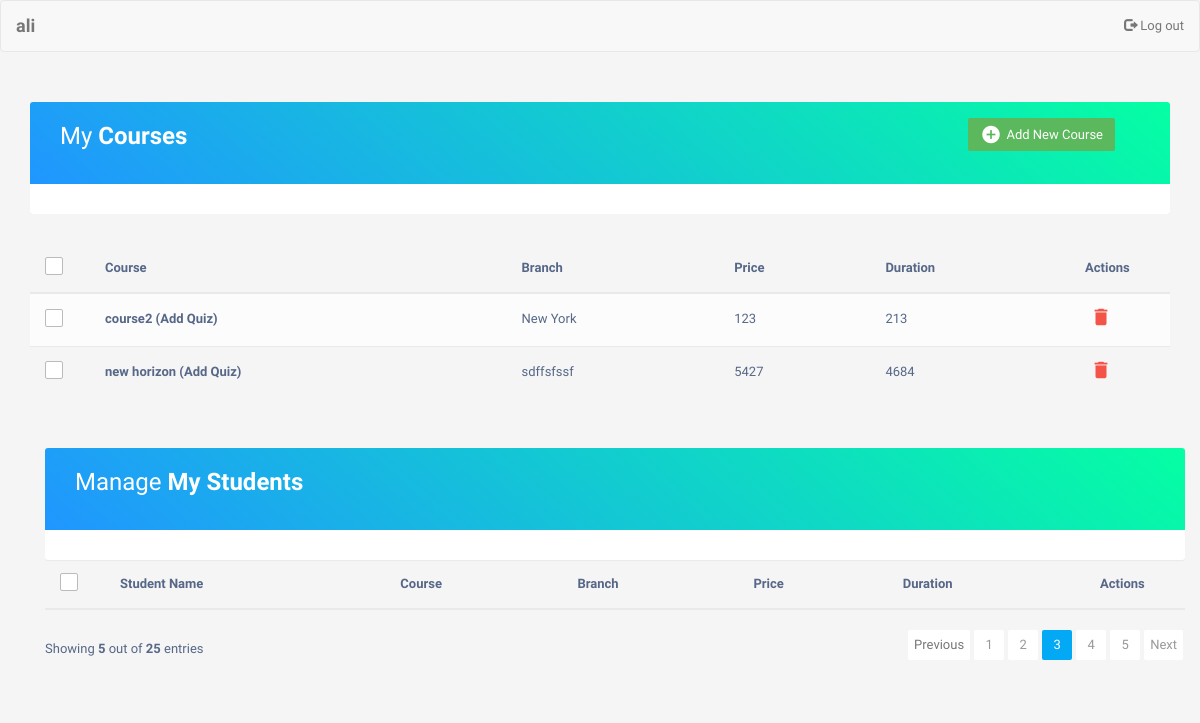
/trainer.php?id=118, run on the app's committed database.
### tables this page shows
CREATE TABLE `trainers` (
  `id` int(11) NOT NULL,
  `tname` varchar(50) NOT NULL,
  `email` varchar(20) DEFAULT NULL,
  `password` varchar(20) DEFAULT NULL,
  `address` varchar(20) DEFAULT NULL,
  `phone` int(20) DEFAULT NULL
);

CREATE TABLE `courses` (
  `id` int(11) NOT NULL,
  `cname` varchar(50) DEFAULT NULL,
  `duration` int(11) DEFAULT NULL,
  `price` int(11) DEFAULT NULL
);

CREATE TABLE `branches` (
  `branchId` int(11) NOT NULL,
  `bname` varchar(50) DEFAULT NULL
);

### trainer.php (the view, shortened to what this page needs)
<!DOCTYPE html>
<html lang="en">
<head>
<link rel="stylesheet" href="https://maxcdn.bootstrapcdn.com/font-awesome/4.7.0/css/font-awesome.min.css">
<link rel="stylesheet" href="https://maxcdn.bootstrapcdn.com/bootstrap/3.3.7/css/bootstrap.min.css">
<link rel="stylesheet" type="text/css" href="css/admin.css">
</head>
<body>
      <nav class="navbar navbar-default title1">
        <div class="container-fluid">
            <div class="navbar-header">
              <?php
              include 'dbConfig.php';
                $id    = $_GET['id'];
                $sql = "SELECT tname FROM trainers WHERE id = $id";
                $res = mysqli_query($conn, $sql);
                $raw = mysqli_fetch_array($res);
                if ($res) {
                  echo '<a class="navbar-brand" href=""><b>';echo $raw['tname']; echo'</b></a>';
                }
              ?>
        </div>
        <ul class="nav navbar-nav navbar-right" style="margin-left: 80em;">
        <li>
          <a href="home.php">
          <span class="glyphicon glyphicon-log-out" aria-hidden="true">
          </span>&nbsp;Log out
          </a>
      </li>
    </ul>
    </div>
    </nav>
<div class="container">
		<div class="table-responsive">
			<div class="table-wrapper">
				<div class="table-title">
					<div class="row">
						<div class="col-xs-4">
							<h2>My <b>Courses</b></h2>
							<br>
						</div>
				    <div class="col-xs-6" style="margin-left: 16rem;">
							<a href="#addNewCourse" class="btn btn-success" data-toggle="modal"><i class="material-icons">&#xE147;</i> <span>Add New Course</span></a>
					</div>
				</div>
			</div>
		</div>
	</div>
				<table class="table table-striped table-hover">
					<thead>
						<tr>
							<th>
								<span class="custom-checkbox">
									<label for="selectAll"></label>
								</span>
							</th>
							<th>Course</th>
							<th>Branch</th>
							<th>Price</th>
							<th>Duration</th>
							<th>Actions</th>
						</tr>
					</thead>
					<?php
					include 'dbConfig.php';
                	$id    = $_GET['id'];
					$sql = "SELECT courses.cname, branches.bname, courses.duration, courses.price
							FROM courses JOIN courses_trainers ON courses.id = courses_trainers.course_id
							JOIN branches ON branches.branchId=courses_trainers.branch_id
							JOIN trainers ON trainers.id = courses_trainers.trainer_id WHERE trainer_id=$id";
					$result = mysqli_query($conn, $sql);
					echo '<tbody>';
					while ($raw = mysqli_fetch_assoc($result)) {
						echo '<tr>
							<td>
								<span class="custom-checkbox">
									<input type="checkbox" id="checkbox1" name="options[]" value="1">
									<label for="checkbox1"></label>
								</span>
							</td>';
					  echo '<td><a href="add_question_1.php?courseName=';echo$raw["cname"];echo'&trainerId=';echo$id;echo'">'; echo $raw["cname"]." (Add Quiz)"; echo '</a></td>';
					  echo '<td>'; echo $raw["bname"]; echo '</td>';
					  echo '<td>'; echo $raw["duration"]; echo '</td>';
  					  echo '<td>'; echo $raw["price"]; echo '</td>';
							echo '<td>
								<a href="deletePage.php?referrer=trainers&target=courses&name=';echo $raw['cname']; echo'&id=';echo$id;echo'" class="delete" data-toggle="modal">
								<i class="material-icons" data-toggle="tooltip" title="Delete">&#xE872;</i></a>
							</td>
						</tr>';
						}
					echo '</tbody>';
					?>
				</table>
<div class="container">
		<div class="table-responsive">
			<div class="table-wrapper">
				<div class="table-title">
					<div class="row">
						<div class="col-xs-6">
							<h2>Manage <b>My Students</b></h2>
							<br>
						</div>
			</div>
		</div>
	</div>
				<table class="table table-striped table-hover">
					<thead>
						<tr>
							<th>
								<span class="custom-checkbox">
									<label for="selectAll"></label>
								</span>
							</th>
							<th>Student Name</th>
							<th>Course</th>
							<th>Branch</th>
							<th>Price</th>
							<th>Duration</th>
							<th>Actions</th>
						</tr>
					</thead>
				</table>
				<div class="clearfix">
					<div class="hint-text">Showing <b>5</b> out of <b>25</b> entries</div>
					<ul class="pagination">
						<li class="page-item disabled"><a href="#">Previous</a></li>
						<li class="page-item"><a href="#" class="page-link">1</a></li>
						<li class="page-item"><a href="#" class="page-link">2</a></li>
						<li class="page-item active"><a href="#" class="page-link">3</a></li>
						<li class="page-item"><a href="#" class="page-link">4</a></li>
						<li class="page-item"><a href="#" class="page-link">5</a></li>
						<li class="page-item"><a href="#" class="page-link">Next</a></li>
					</ul>
				</div>
			</div>
		</div>
</body>
</html>

### css/admin.css (style rules this page uses)
body { color: #566787; background: #f5f5f5; font-family: 'Varela Round', sans-serif; font-size: 13px; }
.table-responsive { margin: 30px 0; }
.table-wrapper { min-width: 1000px; background: #fff; padding: 20px 25px; border-radius: 3px; box-shadow: 0 1px 1px rgba(0,0,0,.05); }
.table-title { padding-bottom: 15px; background: linear-gradient(40deg, #2096ff, #05ffa3) !important; color: #fff; padding: 16px 30px; margin: -20px -25px 10px; border-radius: 3px 3px 0 0; }
.table-title h2 { margin: 5px 0 0; font-size: 24px; }
.table-title .btn { color: #fff; float: right; font-size: 13px; border: none; min-width: 50px; border-radius: 2px; border: none; outline: none !important; margin-left: 10px; }
.table-title .btn i { float: left; font-size: 21px; margin-right: 5px; }
.table-title .btn span { float: left; margin-top: 2px; }
table.table tr th, table.table tr td { border-color: #e9e9e9; padding: 12px 15px; vertical-align: middle; }
table.table tr th:first-child { width: 60px; }
table.table tr th:last-child { width: 100px; }
table.table-striped tbody tr:nth-of-type(odd) { background-color: #fcfcfc; }
table.table td:last-child i { opacity: 0.9; font-size: 22px; margin: 0 5px; }
table.table td a { font-weight: bold; color: #566787; display: inline-block; text-decoration: none; outline: none !important; }
table.table td a.delete { color: #F44336; }
table.table td i { font-size: 19px; }
.pagination { float: right; margin: 0 0 5px; }
.pagination li a { border: none; font-size: 13px; min-width: 30px; min-height: 30px; color: #999; margin: 0 2px; line-height: 30px; border-radius: 2px !important; text-align: center; padding: 0 6px; }
.pagination li.active a, .pagination li.active a.page-link { background: #03A9F4; }
.hint-text { float: left; margin-top: 10px; font-size: 13px; }
.custom-checkbox { position: relative; }
.custom-checkbox label:before { width: 18px; height: 18px; }
.custom-checkbox label:before { content: ''; margin-right: 10px; display: inline-block; vertical-align: text-top; background: white; border: 1px solid #bbb; border-radius: 2px; box-sizing: border-box; z-index: 2; }

### data on the page
trainers: tname "ali"
courses: cname "course2", branches.bname "New York", duration "123", price "213"
courses: cname "new horizon", branches.bname "sdffsfssf", duration "5427", price "4684"
